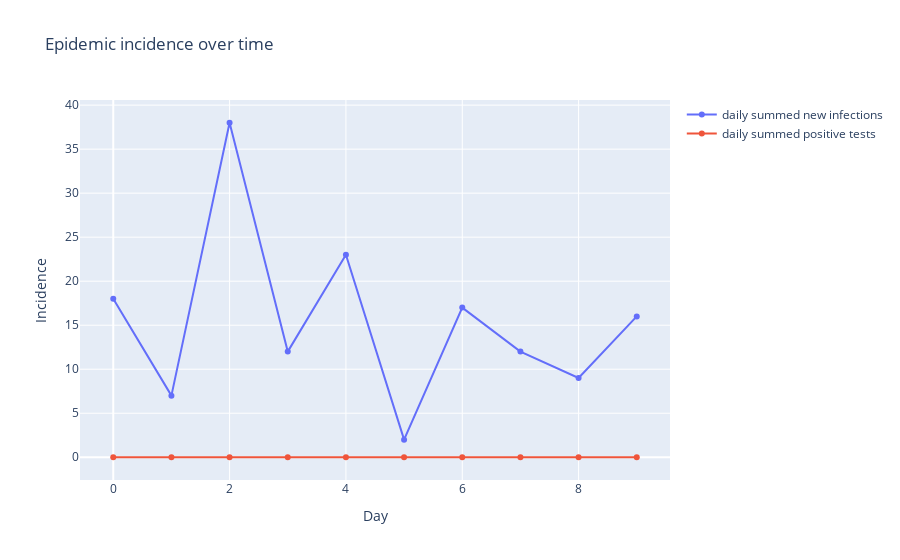

The notebook cell this image was saved under:
### Markdown cell above
Finally, the ```ABM_Plotter``` class has predefined methods to display the results:

### Code cell
plotter = ABM_Plotter(abm)
# Displays the new infections and positive tests, and saves the image.
plotter.plot_curves(show_fig=True, save_img_to="tests/figures/simulation.jpg")

### Figure 1 — Plotly figure (JSON) as saved in the notebook; plotly's stock layout.template omitted (floating-point values rounded to 4 significant figures)
{"data": [{"mode": "lines+markers", "name": "daily summed new infections", "type": "scatter", "x": [0, 1, 2, 3, 4, 5, 6, 7, 8, 9], "y": [18, 7, 38, 12, 23, 2, 17, 12, 9, 16, 17, 11]}, {"mode": "lines+markers", "name": "daily summed positive tests", "type": "scatter", "x": [0, 1, 2, 3, 4, 5, 6, 7, 8, 9], "y": [0, 0, 0, 0, 0, 0, 0, 0, 0, 0, 0, 0]}], "layout": {"title": {"text": "Epidemic incidence over time"}, "xaxis": {"title": {"text": "Day"}}, "yaxis": {"title": {"text": "Incidence"}}}}
